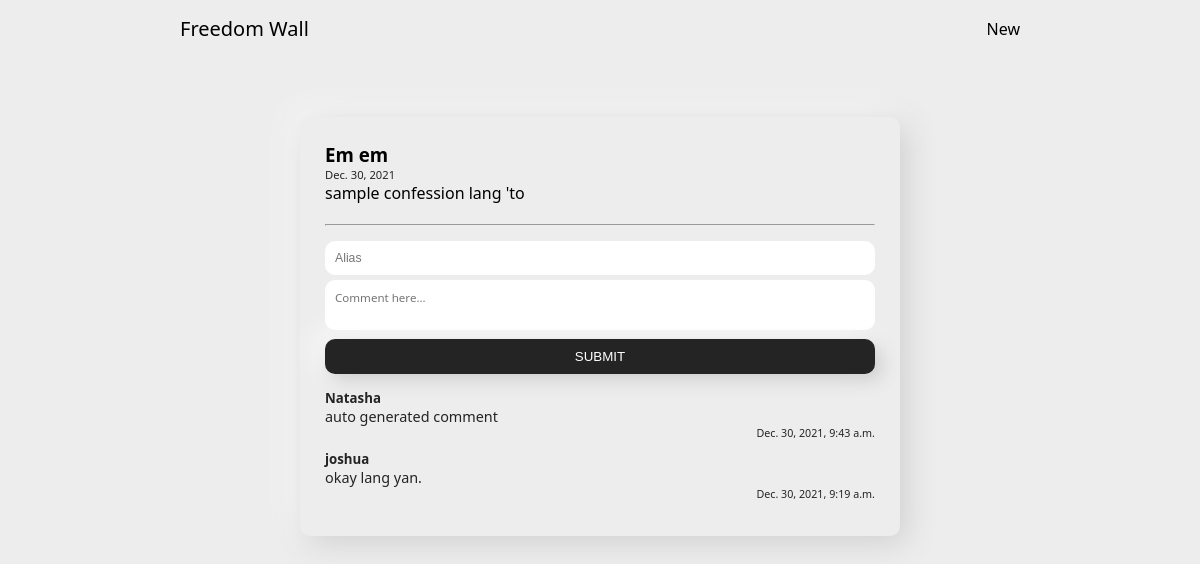
The page /freedom-app/confession/19 on the database as committed earlier.
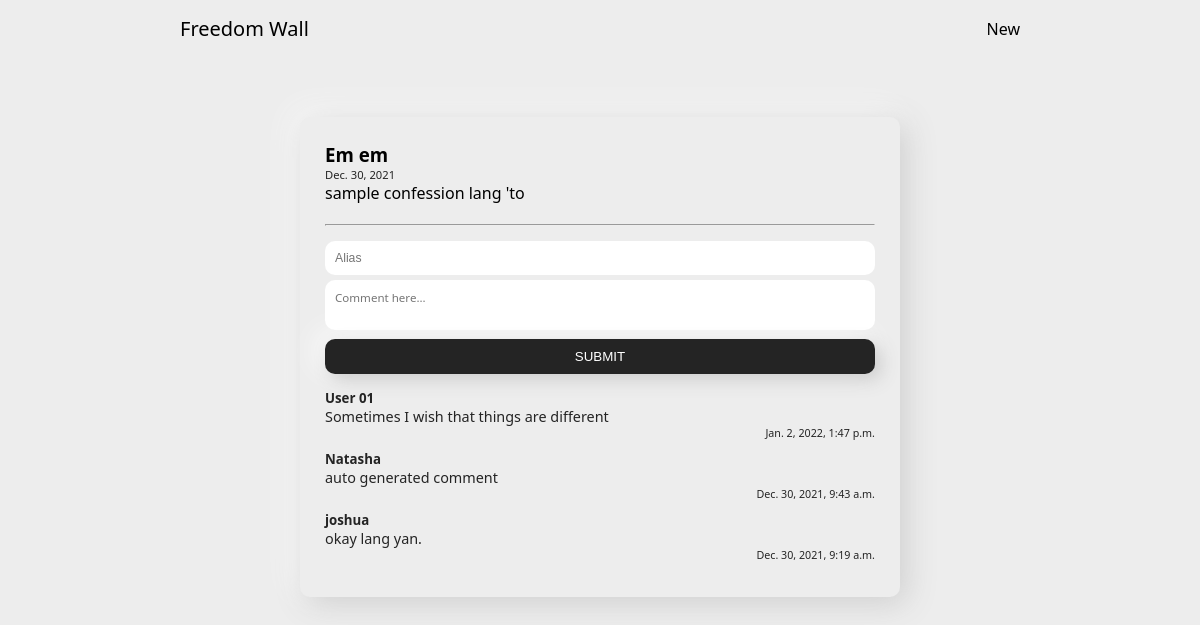
The same page on the database as committed later.
### freedomApp/models.py (models this page shows, shortened)
class Comment(models.Model):
    target = models.ForeignKey(Confession, on_delete=models.CASCADE)
    commenter_name = models.CharField(max_length=15, blank=False)
    comment_body = models.TextField(max_length=2000, blank=False)
    comment_timestamp = models.DateTimeField(auto_now_add=True, auto_now=False, blank=False)

### freedomApp/views.py (the view)
# urls.py: path('confession/<int:item_id>', views.confession, name='confession-detail'),
def confession(request, item_id):
    confession_items = get_object_or_404(Confession, pk=item_id)
    target_confession = Confession.objects.get(pk=item_id)
    comments = Comment.objects.filter(target=target_confession.id).order_by('-comment_timestamp')
    return render(request, 'freedomApp/confession.html', {'item': confession_items, 'comments': comments})

### freedomApp/templates/freedomApp/confession.html (shortened to what this page needs)
{% extends 'base.html' %} {% load static %}
{% block styling %}
<link rel="stylesheet" href="{% static 'css/confession.css' %}" />
{% endblock styling %}
{% block content %}
<div class="container-fluid">
  <div class="freedom-app">
    <div class="confession-cards grid">
      <div class="confession-card">
        <h3 class="detail-mainheader">{{ item.user_alias }}</h3>
        <h5 class="confession-timestamp">{{ item.timestamp }}</h5>
        <p>{{ item.confession }}</p>
        <div class="comments-cards">
          <hr>
          <div class="comment-input">
            <form
              action="{% url 'add-comment' %}"
              method="post"
              class="comment-form"
            >
              <input
                type="text"
                name="commenter-alias"
                placeholder="Alias"
                class="commenter-alias-input form-control"
                id=""
                required
                autocomplete="off"
              />
              <textarea
                name="comment-body"
                id=""
                placeholder="Comment here..."
                class="comment-input form-control"
                required
              ></textarea>
              <input
                type="submit"
                name="comment-submit"
                value="SUBMIT"
                class="btn btn-dark btn-block"
              />
            </form>
          </div>
          {% for item in comments %}
          <div class="comment-card">
            <h5>{{ item.commenter_name }}</h5>
            <p>{{ item.comment_body }}</p>
            <h6 class="comment-timestamp">{{ item.comment_timestamp }}</h6>
          </div>
          {% endfor %}
        </div>
      </div>
    </div>
  </div>
</div>
{% endblock content %}

Rows that differ between the two databases and show on the page:
added Comment: commenter_name "User 01", comment_body "Sometimes I wish that things are different", comment_timestamp "Jan. 2, 2022, 1:47 p.m."
